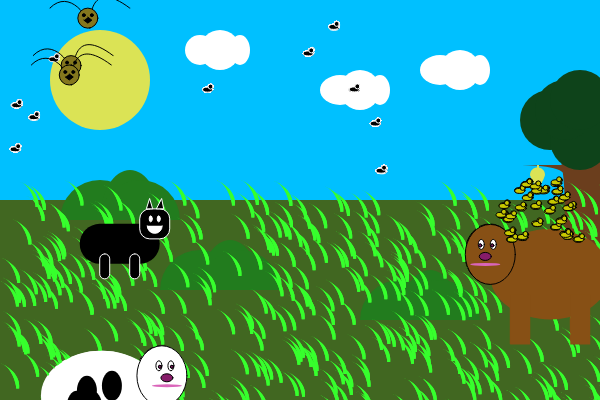
Frame 1 (no input)
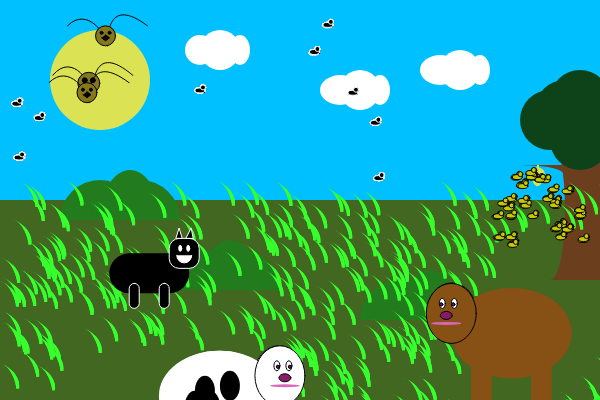
Frame 60 (no input)
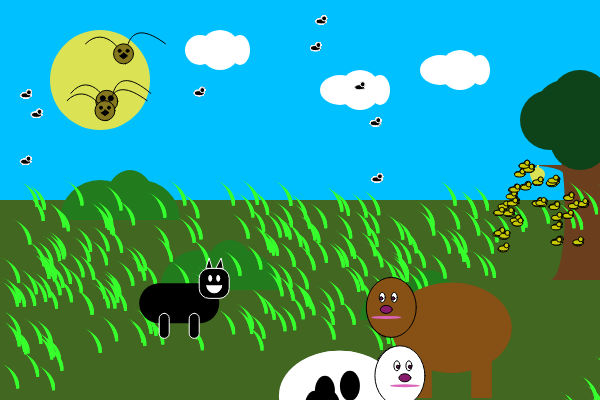
Frame 120 (the mouse pressed at the canvas centre since frame 60)

The p5.js sketch that drew these frames (run headless with seeded random() and noise() and a simulated clock; from frame 60 on, the mouse is pressed at the canvas centre):

// p5.js sketch
// ── sketch.js
var vacas = [];
var abejas = [];
var abejasr = [];
var pajaros = [];
var pastold = [];
var torov = [];
var terne = [];
var direcv = 1;
var direcxp = 0.3;
var direcyp = 0.3;
var direcxt = 0.5;
var direcyt = 0.5;
var direcxte = 0.5;
var direcyte = 0.5;
var direcxpan = 0.5;
var direcypan = 0.5;
var panta=[];
var terne;
var xter = 200;
var yter = 200;


function setup() {
  createCanvas(600, 400);
  //condiciones para crear y posicionar a los componentes del ecosistema(especies)
  for (var i = 0; i < 30; i = i + 1) {
    var tempX = random(500, 580);
    var tempY = random(180, 240);
    abejas[i] = new abeja(tempX, tempY);
  }
  for (var ir = 0; ir < 10; ir = ir + 1) {
    var posxar = random(0, 550);
    var posyar = random(0, 190);
    abejasr[ir] = new abejar(posxar, posyar);
  }

  for (var iv = 0; iv < 1; iv = iv + 1) {
    var posxv = random(20, 300);
    var posyv = random(200, 400);
    vacas[iv] = new vaca(posxv, posyv);
  }

  for (var ip = 0; ip < 3; ip = ip + 1) {
    var posxp = random(0, 50);
    var posyp = random(0, 100);
    pajaros[ip] = new pajaro(posxp, posyp);
  }

  for (var ito = 0; ito < 1; ito = ito + 1) {
    var posxto = random(300, 600);
    var posyto = random(210, 300);
    torov[ito] = new toro(posxto, posyto);
  }
  for (var il = 0; il < 400; il = il + 1) {
    var posxl = random(0, width);
    var posyl = random(180, height);
    pastold[il] = new pastol(posxl, posyl);
  }

  for (var ipam = 0; ipam < 1; ipam = ipam + 1) {
    var posxpam = random(0, 200);
    var posypam = random(200, 250);
    panta[ipam] = new pantera(posxpam, posypam);
  }
  for (var iter = 0; iter < 1; iter = iter + 1) {
    terne[iter] = new ternero(xter, yter);
  }
}


function draw() {
  //fondo
  background(0, 192, 255);
  //rectángulo para simular el terreno
  noStroke();
  fill(65, 103, 33);
  rect(0, 200, 600, 200);
  //arbusto 1
  fill(34, 124, 30);
  arc(100, 220, 80, 80, PI, TWO_PI);
  arc(130, 220, 60, 100, PI, TWO_PI);
  arc(140, 220, 80, 80, PI, TWO_PI);
  //arbusto 2
  fill(34, 124, 30);
  arc(200, 290, 80, 80, PI, TWO_PI);
  arc(230, 290, 60, 100, PI, TWO_PI);
  arc(240, 290, 80, 80, PI, TWO_PI);
  //arbusto 3
  fill(34, 124, 30);
  arc(400, 320, 80, 80, PI, TWO_PI);
  arc(430, 320, 60, 100, PI, TWO_PI);
  arc(440, 320, 80, 80, PI, TWO_PI);
  //arbol
  //tronco del arbol
  beginShape();
  fill(107, 62, 29);
  vertex(550, 140);
  bezierVertex(570, 140, 570, 280, 550, 280);
  vertex(600, 280);
  vertex(600, 140);
  endShape();
  //rama
  beginShape();
  vertex(500, 165);
  bezierVertex(530, 165, 560, 165, 565, 175);
  vertex(565, 165);
  endShape();
  //hojas
  fill(14, 67, 26);
  ellipse(550, 120, 60, 60);
  ellipse(580, 140, 60, 60);
  ellipse(565, 110, 60, 60);
  ellipse(580, 100, 60, 60);
  //panal de abejas
  fill(219, 227, 85);
  rect(537, 165, 2, 10);
  beginShape();
  vertex(530, 175);
  bezierVertex(530, 165, 545, 165, 545, 175);
  bezierVertex(540, 190, 535, 190, 530, 175);
  endShape();
  //sol
  ellipse(100, 80, 100, 100);
  //nubes
  //nube 1
  fill(255);
  ellipse(200, 50, 30, 30);
  ellipse(220, 50, 40, 40);
  ellipse(240, 50, 20, 30);
  //nube 2
  fill(255);
  ellipse(340, 90, 40, 30);
  ellipse(360, 90, 40, 40);
  ellipse(380, 90, 20, 30);
  //nube 3
  fill(255);
  ellipse(440, 70, 40, 30);
  ellipse(460, 70, 40, 40);
  ellipse(480, 70, 20, 30);


  //interacción pasto + vaca +toro
  for (var il1 = 0; il1 < pastold.length; il1 = il1 + 1) {
    pastold[il1].dibujarsel();
  }
  //for (var iter1=0; iter1< terne.length; iter1=iter1+1){
  // terne[iter1].dibujarsete();
  // terne[iter1].moversete();
  //}
  //se dibuja la vaca y se le da movimiento
  for (var iv = 0; iv < vacas.length; iv = iv + 1) {
    vacas[iv].dibujarsev();
    vacas[iv].moversev();
    //se dibuja el toro y se le da movimiento
    for (var ito = 0; ito < torov.length; ito = ito + 1) {
      torov[ito].dibujarset();
      torov[ito].moverset();
    //se dibuja la pantera y se le da movimiento
      for (var ipam=0; ipam <1;ipam=ipam+1){
    
        //se dibuja el ternero y se le da movimiento
      for (var iter = 0; iter < terne.length; iter = iter + 1) {
 				terne[iter].dibujarsete();
        terne[iter].moversete();
        //se dibuja el pasto
        for (var il = 0; il < pastold.length; il = il + 1) {
          pastold[il].dibujarsel();
          //condición para que desaparezca el pasto si la vaca pasa por encima
          if (dist(pastold[il].x, pastold[il].y, vacas[iv].x, vacas[iv].y) < 70) {
            pastold[il].morirsel();
          }
          //condición para que desaparezca el pasto cuando el toro pasa por encima
          if (dist(pastold[il].x, pastold[il].y, torov[ito].x, torov[ito].y) < 70) {
            pastold[il].morirsel();
          }
        }
        //condición para hacer que el ternero desaparezca cuando la pantera esté cerca
        if (dist(panta[ipam].x, panta[ipam].y, terne[iter].x, terne[iter].y) <50) {

          terne[iter].morirsete();
        }

        //condición para que cuando el toro y la vaca se junten nazca el ternero
        if (dist(torov[ito].x, torov[ito].y, vacas[iv].x, vacas[iv].y) < 100) {

          terne[iter].nacerte();

        }
        //llamado de variables para  dibujar y mover el toro y la pantera 
  			panta[ipam].dibujarsepan();
  			panta[ipam].moversepan();
        torov[ito].dibujarset();
        torov[ito].moverset();
      }
      //llamado de variables para dibujar y mover a la vaca 
      vacas[iv].dibujarsev();
      vacas[iv].moversev();

      }
    }
  }


  //condición para dibujar 3 abejas reinas
  for (var ir1 = 0; ir1 < abejasr.length; ir1 = ir1 + 1) {
    abejasr[ir1].dibujarsear();
    abejasr[ir1].moversear();
  }
  // interacción pajaros + abejas + abejasreinas
  for (var ip = 0; ip < pajaros.length; ip = ip + 1) {
    pajaros[ip].dibujarsep();
    pajaros[ip].moversep();
    //condición para dibujar 50 abejas
    for (var i = 0; i < abejas.length; i = i + 1) {
      abejas[i].dibujarsea();
      abejas[i].moversea();
      //condición para crear 3 abejas reina
      for (var ir = 0; ir < abejasr.length; ir = ir + 1) {
        abejasr[ir].dibujarsear();

        //condición para hacer que las abejas reinas se coman a las abejas normales
        //condición de proximidad
        if (dist(pajaros[ip].x, pajaros[ip].y, abejas[i].x, abejas[i].y) < 30) {
          abejas[i].morirsea();
        }
        if (dist(pajaros[ip].x, pajaros[ip].y, abejasr[ir].x, abejasr[ir].y) < 30) {
          abejasr[ir].morirsear();
          pajaros[ip].crecer();
        }
      }
    }



  }
 
}

//especie 1= abejas
function abeja(mix, miy) {
  //caracteristicas
  this.x = mix;
  this.y = miy;
  this.abevivas = true;

  //habilidades
  //función para que se dibuje 
  this.dibujarsea = function() {
    if (this.abevivas == true) {
      stroke(0, 0, 0);
      fill(200, 200, 0);
      ellipse(this.x + 0, this.y + 0, 10, 5);
      ellipse(this.x + 3, this.y - 3, 5, 5);
    }
    //función para que se "mueran"
    this.morirsea = function() {
      this.abevivas = false;
      this.x = 2000;
      this.y = 3000;
    }
    //función para que se muevan 
    this.moversea = function() {
      this.x = this.x + random(-1, 1);
      this.y = this.y + random(-1, 1);
    }
  }

}
//abejas reina
function abejar(mixa, miya) {
  //caracteristicas
  this.x = mixa;
  this.y = miya;
  this.reinavivas = true;

  //habilidades
  //función para que se dibujen
  this.dibujarsear = function() {
    //función para que "vivan"
    if (this.reinavivas == true) {
      stroke(255, 255, 255);
      fill(0, 0, 0);
      ellipse(this.x + 0, this.y + 0, 10, 5);
      ellipse(this.x + 3, this.y - 3, 5, 5);
    }
    //condición para que se muera
    this.morirsear = function() {
      this.reinavivas = false;
      this.x = 2000;
      this.y = 3000;
    }
    //condición para que se mueva
    this.moversear = function() {
      this.x = this.x + random(-1, 1);
      this.y = this.y + random(-1, 1);
    }

  }

}
//especie 2=vaca
function vaca(mixv, miyv) {
  //caracteristicas
  this.x = mixv;
  this.y = miyv;
  this.vacavi = true;

  //habilidades 
  //condición para que se dibujen
  this.dibujarsev = function() {
    if (this.vacavi == true) {
      fill(255);
      noStroke();
      //cuerpo de la vaca
      ellipse(this.x, this.y, 120, 90);
      stroke(1);
      ellipse(this.x + 60, this.y - 20, 50, 60);
      noStroke();
      rect(this.x - 40, this.y + 20, 20, 50);
      rect(this.x + 20, this.y + 20, 20, 50);
      fill(0);
      ellipse(this.x + 10, this.y - 10, 20, 30);
      ellipse(this.x - 10, this.y + 10, 20, 30);
      ellipse(this.x - 15, this.y - 5, 20, 30);
      ellipse(this.x - 25, this.y + 10, 20, 30);
      //boca
      fill(218, 101, 186);
      ellipse(this.x + 65, this.y - 10, 30, 3);
      //ojos
      fill(255);
      stroke(1);
      ellipse(this.x + 57, this.y - 30, 6, 10);
      ellipse(this.x + 69, this.y - 30, 6, 10);
      fill(0);
      ellipse(this.x + 58, this.y - 29, 3, 3);
      ellipse(this.x + 70, this.y - 29, 3, 3);
      //nariz
      fill(134, 28, 105);
      ellipse(this.x + 65, this.y - 18, 12, 8);
      ellipse(this.x + 58, this.y - 29, 3, 3);
      ellipse(this.x + 70, this.y - 29, 3, 3);

    }
		//condición para moverse
    this.moversev = function() {
      this.x = this.x + direcv;

      if (this.x > width - 20) {
        direcv = -0.3;
      }

      if (this.x <= 0) {
        direcv = 0.3;
      }
    }
  }
}
//especie 3= toro
function toro(mixt, miyt) {
  //caracteristicas
  this.x = mixt;
  this.y = miyt;
  this.torovi = true;
  //habilidades
  //condición para dibujarse
  this.dibujarset = function() {
    if (this.torovi == true) {
      //cuerpo
      noStroke();
      fill(135, 80, 21);
      ellipse(this.x, this.y, 120, 90);
      stroke(1);
      ellipse(this.x - 60, this.y - 20, 50, 60);
      noStroke();
      rect(this.x - 40, this.y + 20, 20, 50);
      rect(this.x + 20, this.y + 20, 20, 50);
      fill(0);
      //boca
      fill(218, 101, 186);
      ellipse(this.x - 65, this.y - 10, 30, 3);
      //ojos
      fill(255);
      stroke(1);
      ellipse(this.x - 57, this.y - 30, 6, 10);
      ellipse(this.x - 69, this.y - 30, 6, 10);
      fill(0);
      ellipse(this.x - 58, this.y - 29, 3, 3);
      ellipse(this.x - 70, this.y - 29, 3, 3);
      //nariz
      fill(134, 28, 105);
      ellipse(this.x - 65, this.y - 18, 12, 8);
      ellipse(this.x - 58, this.y - 29, 3, 3);
      ellipse(this.x - 70, this.y - 29, 3, 3);
    }
    //condición para moverse
    this.moverset = function() {
      this.x = this.x + direcxt;
      this.y = this.y + direcyt;

      if (this.x < 0) {
        direcxt = 0.5;
      }
      if (this.x > width - 40) {
        direcxt = -0.5;
      }
      if (this.y < 220) {
        direcyt = 0.5;
      }
      if (this.y > height - 40) {
        direcyt = -0.5;
      }
    }
  }
}
//especie 4=pajaros
function pajaro(mixp, miyp) {
  //caracteristicas
  this.x = mixp;
  this.y = miyp;
  this.c = 0;
  this.parajarovi = true;

  //habilidades
  //condición para dibujarse
  this.dibujarsep = function() {
    stroke(0);
    //ala 1
    beginShape();
    noFill();
    vertex(this.x + this.c, this.y + this.c);
    bezierVertex(this.x + 20 + this.c, this.y - 20 - this.c, this.x + 40 + this.c, this.y + 10 + this.c, this.x + 40 + this.c, this.y + 20 + this.c);
    endShape();
    //ala 2
    beginShape();
    noFill();
    vertex(this.x + 80 + this.c, this.y + this.c);
    bezierVertex(this.x + 40 + this.c, this.y - 30 - this.c, this.x + 40 + this.c, this.y + 10 + this.c, this.x + 40 + this.c, this.y + 20 + this.c);
    endShape();
    fill(132, 119, 30);
    ellipse(this.x + 38, this.y + 10, 20 + this.c, 20 + this.c);
    fill(0);
    ellipse(this.x + 34, this.y + 7, 3 + this.c, 3 + this.c);
    ellipse(this.x + 42, this.y + 7, 3 + this.c, 3 + this.c);
    beginShape();
    vertex(this.x + 38 + this.c, this.y + 9 + this.c);
    vertex(this.x + 42 + this.c, this.y + 12 + this.c);
    vertex(this.x + 38 + this.c, this.y + 15 + this.c);
    vertex(this.x + 34 + this.c, this.y + 12 + this.c);
    endShape();
  }
  //condición para moverse
  this.moversep = function() {
    this.x = this.x + direcxp;
    this.y = this.y + direcyp;
    if (this.x >= width - 40) {
      direcxp = 0;
      direcxp = -1;
    }
    if (this.x <= 0) {
      direcxp = 0;
      direcxp = 1;
    }
    if (this.y >= 180) {
      direcyp = 0;
      direcyp = -1;
    }
    if (this.y <= 0) {
      direcyp = 0;
      direcyp = 1;
    }
  }
  //condición para que crezcan
  this.crecer = function() {
    this.c = this.c + 2;

  }



}
//especie 5= pasto largo
function pastol(mixl, miyl) {
  //caracteristicas
  this.x = mixl;
  this.y = miyl;
  this.pastolvivo = true;

  //habilidades
  //condición para dibujarse
  this.dibujarsel = function() {
    if (this.pastolvivo == true) {
      beginShape();
      noStroke();
      fill(55, 255, 45);
      vertex(this.x, this.y);
      bezierVertex(this.x, this.y, this.x + 20, this.y + 8, this.x + 18, this.y + 25);
      vertex(this.x + 15, this.y + 25);
      bezierVertex(this.x + 16, this.y + 25, this.x + 12, this.y + 4, this.x, this.y);
      endShape();
    }
  }
  //condición para morirse
  this.morirsel = function() {
    this.pastolvivo = false;
  }

}
//especie 6=terneros
function ternero(mixte, miyte) {
  //caracteristicas
  this.x = mixte;
  this.y = miyte;
  this.tervivo = false;
  //habilidades
  //condición para nacer
  this.nacerte = function() {
    this.tervivo = true;
  }
  //condición para dibujarse
  this.dibujarsete = function() {
    if (this.tervivo == true) {
      fill(255);
      noStroke();
      //cuerpo del ternero
      ellipse(this.x, this.y, 60, 30);
      noStroke();
      rect(this.x + 5, this.y + 5, 10, 20);
      rect(this.x - 20, this.y + 5, 10, 20);
      stroke(1);
      //cabeza del ternero
      ellipse(this.x + 30, this.y - 5, 20, 25);
      //ojos
      ellipse(this.x + 27, this.y - 8, 3, 5);
      ellipse(this.x + 33, this.y - 8, 3, 5);
      //boca
      noStroke();
      fill(218, 101, 186);
      arc(this.x + 30, this.y - 3, 10, 10, TWO_PI, PI);
    }
  }
  //condición para morirse 
  this.morirsete = function() {
    this.tervivo = false;
  }
  //condición para moverse
  this.moversete = function() {
    this.x = this.x + direcxte;
    this.y = this.y + direcyte;

    if (this.x < 0) {
      direcxte = 0.5;
    }
    if (this.x > width - 40) {
      direcxte = -0.5;
    }
    if (this.y < 220) {
      direcyte = 0.5;
    }
    if (this.y > height - 40) {
      direcyte = -0.5;
    }

  }

}
//especie 7=pantera
function pantera(mixpan, miypan) {
  //Caracteristicas
  this.x = mixpan;
  this.y = miypan;
  this.panvivo = true;
  //habilidades
  //condición para dibujarse 
  this.dibujarsepan = function() {
    if (this.panvivo == true) {
      fill(0);
      rect(this.x, this.y, 80, 40, 20);
      stroke(255);
      rect(this.x + 60, this.y - 15, 30, 30, 10);
      triangle(this.x + 67, this.y - 15, this.x + 73, this.y - 15, this.x + 70, this.y - 25);
      triangle(this.x + 77, this.y - 15, this.x + 84, this.y - 15, this.x + 82, this.y - 25);
      rect(this.x + 20, this.y + 30, 10, 25, 10);
      rect(this.x + 50, this.y + 30, 10, 25, 10);
      fill(255);
      ellipse(this.x + 71, this.y - 5, 3, 6);
      ellipse(this.x + 79, this.y - 5, 3, 6);
      arc(this.x + 75, this.y + 2, 15, 15, TWO_PI, PI);
    }
  }
  //condición para moverse
  this.moversepan = function() {
    this.x = this.x + direcxpan;
    this.y = this.y + direcypan;

    if (this.x < 0) {
      direcxpan = 0.5;
    }
    if (this.x > width - 40) {
      direcxpan = -0.5;
    }
    if (this.y < 220) {
      direcypan = 0.5;
    }
    if (this.y > height - 40) {
      direcypan = -0.5;
    }
  }
}
